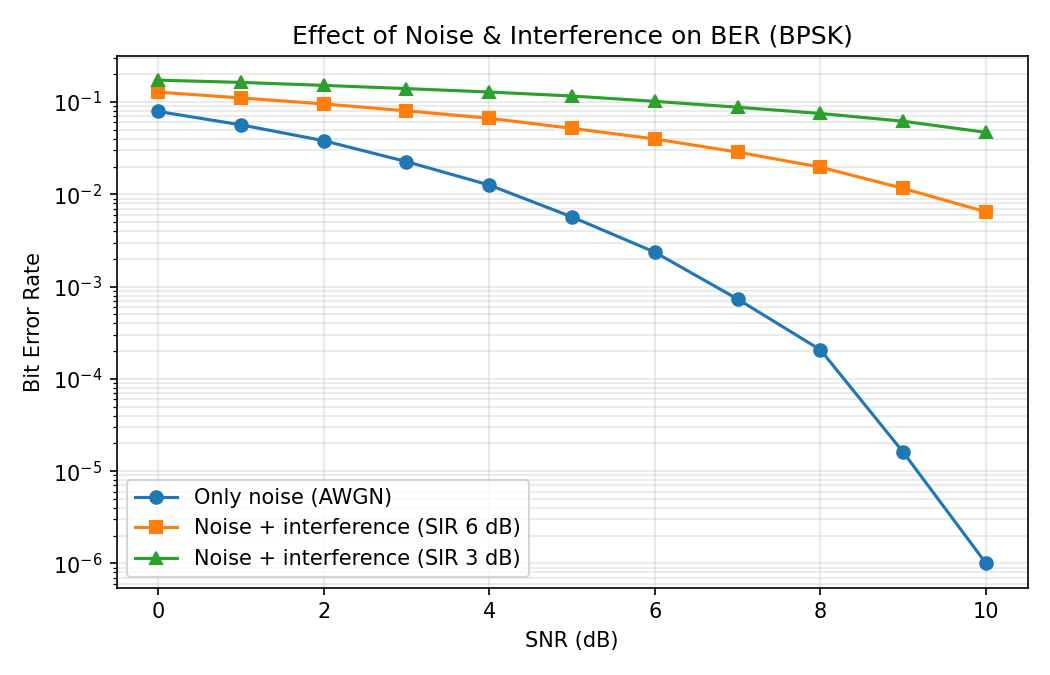

Reproduce this figure in Python.
# Exp 8: Noise & interference - BER vs SNR for BPSK, with and without interferer
import numpy as np, matplotlib.pyplot as plt
np.random.seed(0)
N = 200000
bits = np.random.randint(0, 2, N); s = 2*bits - 1          # BPSK: 0 -> -1, 1 -> +1

def ber(snr_db, sir_db=None):
    noise = np.random.randn(N) / np.sqrt(2 * 10**(snr_db/10))        # AWGN
    r = s + noise
    if sir_db is not None:                                            # interfering signal
        r += 10**(-sir_db/20) * np.sign(np.random.randn(N))
    return np.mean((r > 0) != bits)

snr = np.arange(0, 11)
plt.figure(figsize=(7, 4.5))
plt.semilogy(snr, [ber(x) + 1e-6 for x in snr], "o-", label="Only noise (AWGN)")
plt.semilogy(snr, [ber(x, 6) + 1e-6 for x in snr], "s-", label="Noise + interference (SIR 6 dB)")
plt.semilogy(snr, [ber(x, 3) + 1e-6 for x in snr], "^-", label="Noise + interference (SIR 3 dB)")
plt.xlabel("SNR (dB)"); plt.ylabel("Bit Error Rate"); plt.grid(alpha=.3, which="both"); plt.legend()
plt.title("Effect of Noise & Interference on BER (BPSK)")
plt.tight_layout(); plt.savefig("exp8_noise.png", dpi=150); plt.show()
